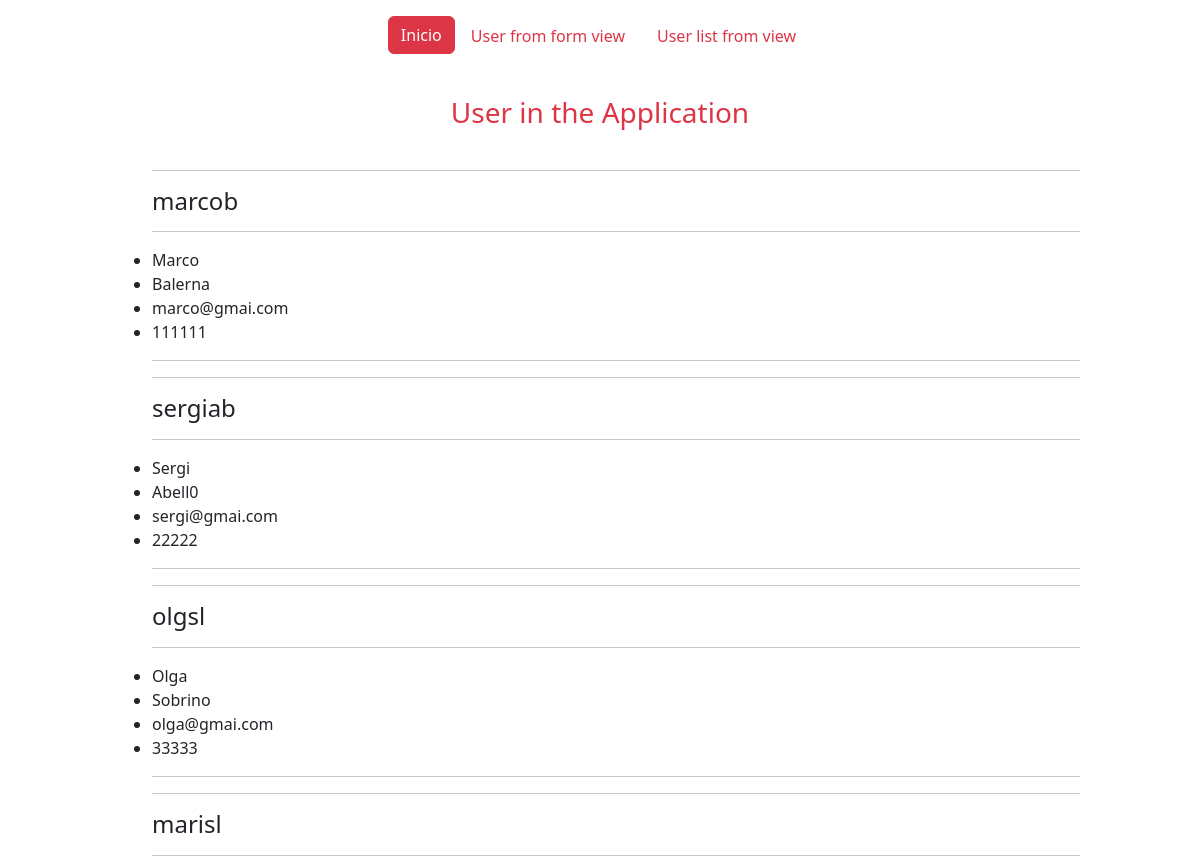
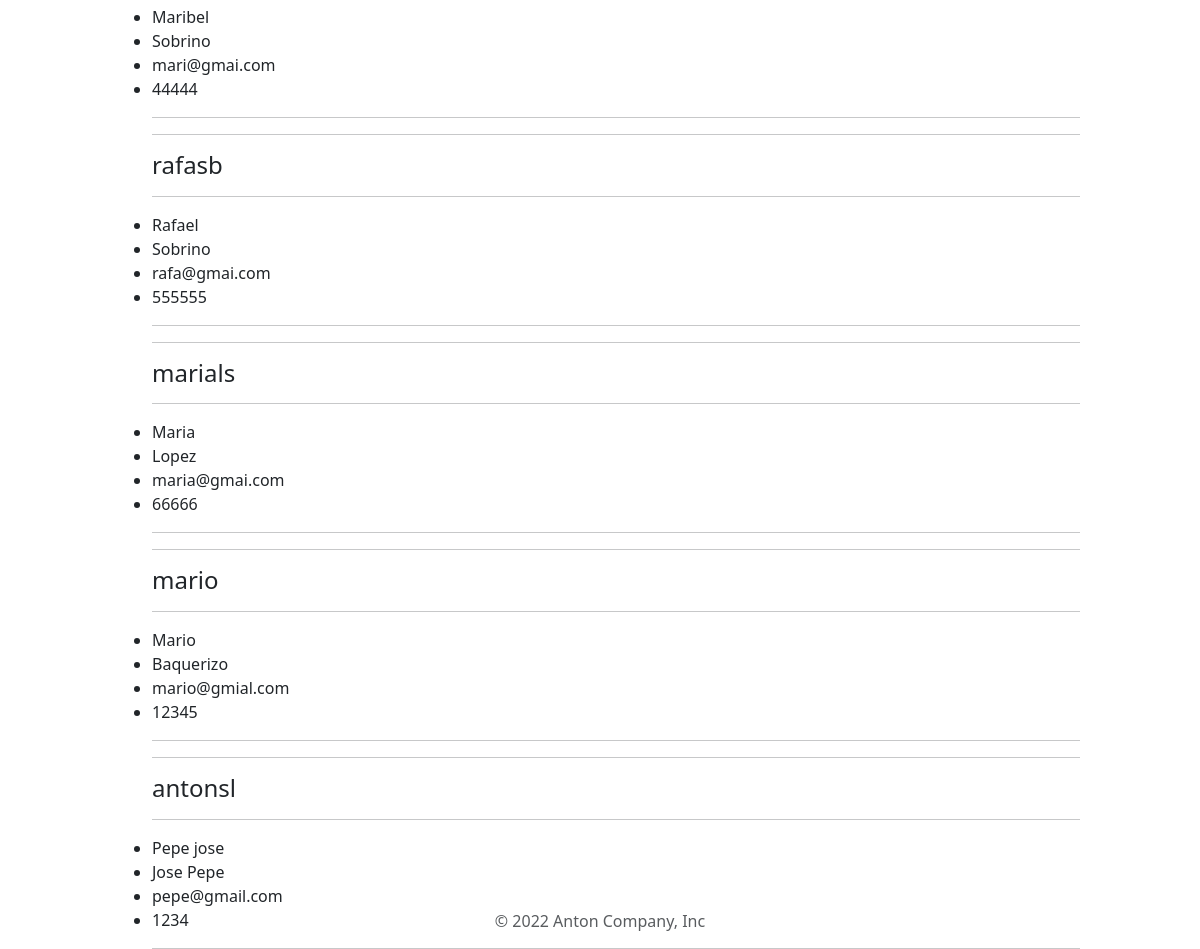
The app's page /user/user_list2/ with its own data (2 pictures, top to bottom).
### members/models.py (models this page shows)
class User(models.Model):
    id = models.IntegerField(primary_key=True)
    username = models.CharField(max_length=50, null=True)
    password = models.CharField(max_length=50 , null=True)
    firstname = models.CharField(max_length=50, null=True)
    lastname = models.CharField(max_length=50,  null=True)
    email = models.EmailField (max_length=50, null=True)
    address = models.CharField(max_length=200, null=True)
    phone = models.CharField(max_length=20, null=True)

### members/views.py (the view)
# urls.py: path('user/user_list2/', Userviews2.as_view(), name='Userviews2'),
class Userviews2(ListView):
    model = User
    template_name = 'Users/all_users_Generic.html'
    context_object_name = 'all_users'

### members/templates/Users/all_users_Generic.html (shortened to what this page needs)
{% extends "master.html" %}
{% block content %}
<h3 id="titulo" class="text-center p-4 text-danger">User in the Application</h3>
    <ul>
        {% for x in all_users %}
            <hr>
            <h4>{{ x.username }}</h4>
            <hr>
            <li><a href="detail_user_list/{{ x.username }}"></a>{{ x.firstname }}</li>
            <li>{{ x.lastname }}</li>
            <li>{{ x.email }}</li>
            <li>{{ x.phone }}</li>
            <hr>
        {% endfor %}
    </ul>
{% endblock %}

### members/static/styles.css (style rules this page uses)
html { height: 100%; background-color: aquamarine; }
body { height: 100%; margin: 0px; padding: 0px; }

### records on screen
User: username "marcob", firstname "Marco", lastname "Balerna", email "marco@gmai.com", phone "111111"
User: username "sergiab", firstname "Sergi", lastname "Abell0", email "sergi@gmai.com", phone "22222"
User: username "olgsl", firstname "Olga", lastname "Sobrino", email "olga@gmai.com", phone "33333"
User: username "marisl", firstname "Maribel", lastname "Sobrino", email "mari@gmai.com", phone "44444"
User: username "rafasb", firstname "Rafael", lastname "Sobrino", email "rafa@gmai.com", phone "555555"
User: username "marials", firstname "Maria", lastname "Lopez", email "maria@gmai.com", phone "66666"
User: username "mario", firstname "Mario", lastname "Baquerizo", email "mario@gmial.com", phone "12345"
User: username "antonsl", firstname "Pepe jose", lastname "Jose Pepe", email "pepe@gmail.com", phone "1234"
